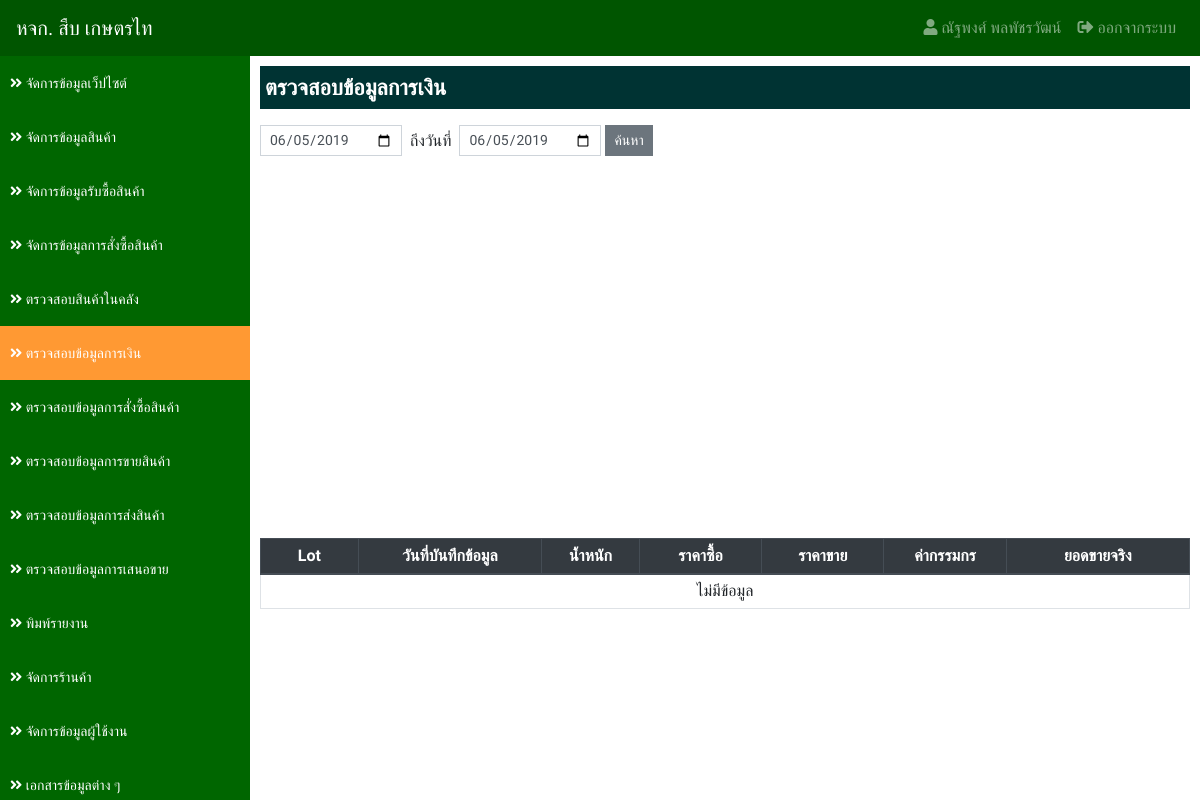
/?app=datatransfer&action=finance (signed in), run on an earlier commit of the app's database.
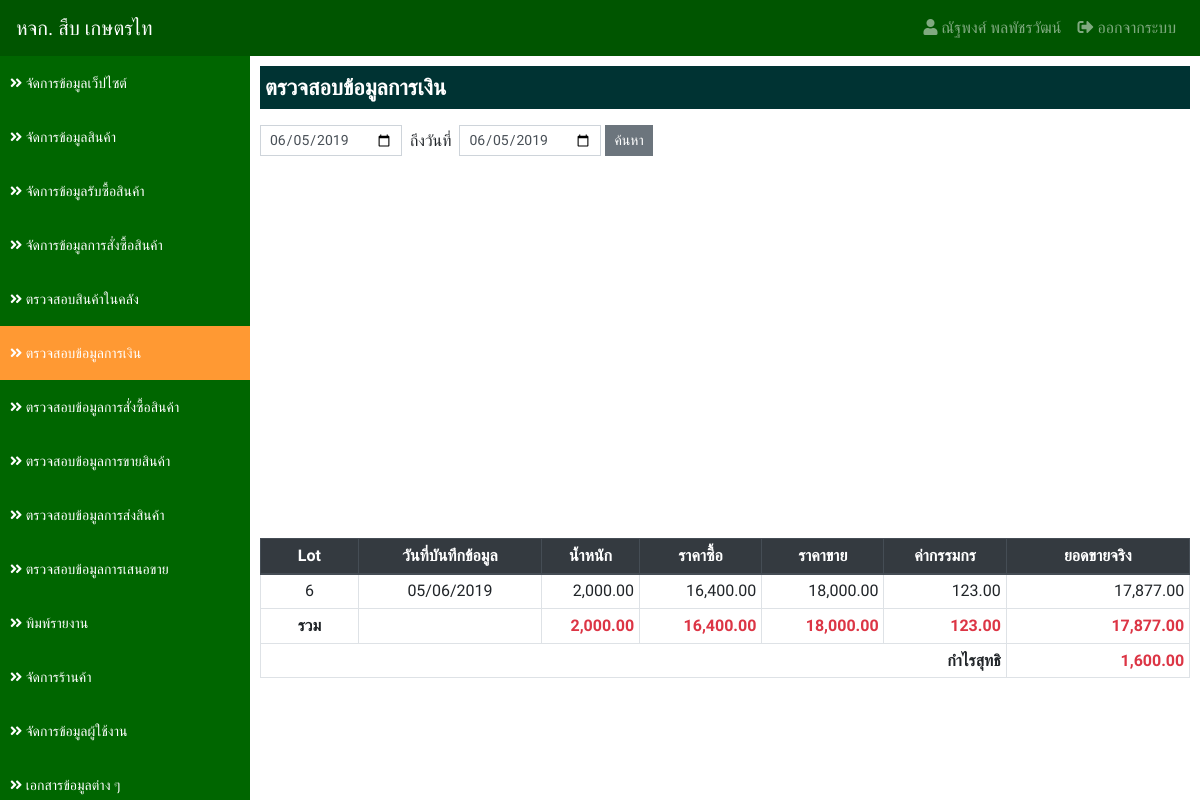
And on a later commit of the database.
### tables this page shows
CREATE TABLE `order_tb` (
  `order_id` int(11) NOT NULL,
  `products_id` int(11) NOT NULL,
  `store_id` int(11) NOT NULL,
  `order_weight` decimal(10,2) NOT NULL,
  `order_price_sale` decimal(10,2) NOT NULL,
  `order_price_buy` decimal(10,2) NOT NULL,
  `order_price_transfer` decimal(10,2) NOT NULL,
  `order_date_transfer` datetime NOT NULL,
  `order_status` int(2) NOT NULL COMMENT 'สถานะ 1.รออนุมัติการสั่งซื้อ 2.อนุมัติการสั่งซื้อ 3.กำลังเตรียมสินค้า',
  `order_fitdate_cancel` datetime NOT NULL,
  `order_fitdate` datetime NOT NULL,
  `order_fitby` int(11) NOT NULL
);

### applications/connect_db.php (called while the page is built, shortened)
<?php
    $serveName      = "localhost";
    $userConect     = "root";
    $passConnect    = "";
    $DB             = "sub_data";
    $conn           = new mysqli($serveName, $userConect, $passConnect, $DB);
    $conn->set_charset("utf8");
    $protocol       = (!empty($_SERVER['HTTPS']) && $_SERVER['HTTPS'] !== 'off' || $_SERVER['SERVER_PORT'] == 443) ? "https://" : "http://";
    $domain         = $protocol.$_SERVER['HTTP_HOST']."/project01";
    function select_db($sql) {
        Global $conn;
        return $conn->query($sql);
    }
?>

### applications/datatransfer/finance.php (the view, shortened to what this page needs)
<?php
if (empty($_POST['date_start']) && empty($_POST['date_end'])) {
    $dateStart = date('Y-m-d');
    $dateEnd = date('Y-m-d');
} else {
    $dateStart = $_POST['date_start'];
    $dateEnd = $_POST['date_end'];
}
$result = select_db("
    SELECT
        order_tb.*,
        store_tb.store_name
    FROM
        order_tb
    INNER JOIN store_tb ON order_tb.store_id = store_tb.store_id
    WHERE
        order_tb.order_status  >= '2' AND
        order_tb.order_fitdate BETWEEN '$dateStart 00:00:00' AND '$dateEnd 23:59:59'
    ORDER BY
        order_tb.order_fitdate ASC
");
?>
<div class="detail">
    <p class="title">ตรวจสอบข้อมูลการเงิน</p>
    <form action="" class="form-inline" method="POST">
        <div class="input-group mb-3">
            <input type="date" name="date_start" value="<?=$dateStart?>" class="form-control form-control-sm">
            <div class="mt-1">&nbsp; ถึงวันที่ &nbsp;</div>
            <input type="date" name="date_end" value="<?=$dateEnd?>" class="form-control form-control-sm">&nbsp;
            <button type="submit" class="btn btn-secondary btn-sm">ค้นหา</button>
        </div>
    </form>
    <div id="barchart_material" style="width: 100%; height: 350px;" class="mb-3"></div>
    <table class="table table-bordered table-hover table-sm">
        <thead class="thead-dark">
            <tr>
                <th class="text-center" style="width: 80px;">Lot</th>
                <th class="text-center" style="width: 150px;">วันที่บันทึกข้อมูล</th>
                <th class="text-center" style="width: 80px;">น้ำหนัก</th>
                <th class="text-center" style="width: 100px;">ราคาซื้อ</th>
                <th class="text-center" style="width: 100px;">ราคาขาย</th>
                <th class="text-center" style="width: 100px;">ค่ากรรมกร</th>
                <th class="text-center" style="width: 150px;">ยอดขายจริง</th>
            </tr>
        </thead>
        <tbody>
        <?php
            if ($result->num_rows > 0) {
                $buyFinance     = 0;
                $saleFinance    = 0;
                $weightFinance  = 0;
                $otherFinance   = 0;
                $totalFinance   = 0;
                while($row = $result->fetch_assoc()) {
                    $weightFinance  += $row['order_weight'];
                    $buyFinance     += $row['order_weight']*$row['order_price_buy'];
                    $saleFinance    += $row['order_weight']*$row['order_price_sale'];
                    $otherFinance   += $row['order_price_transfer'];
                    $totalFinance   += ($row['order_weight']*$row['order_price_sale']) - $row['order_price_transfer'];
        ?>
            <tr>
                <td class="text-center"><?=$row['order_id']?></td>
                <td class="text-center"><?=date_format(date_create($row['order_fitdate']),"d/m/Y")?></td>
                <td class="text-right"><?=number_format($row['order_weight'],2)?></td>
                <td class="text-right"><?=number_format($row['order_weight']*$row['order_price_buy'],2)?></td>
                <td class="text-right"><?=number_format($row['order_weight']*$row['order_price_sale'],2)?></td>
                <td class="text-right"><?=number_format($row['order_price_transfer'],2)?></td>
                <td class="text-right"><?=number_format(($row['order_weight']*$row['order_price_sale']) - $row['order_price_transfer'],2)?></td>
            </tr>
        <?php } ?>
            <tr>
                <td class="text-center font-weight-bold">รวม</td>
                <td></td>
                <td class="text-right text-danger font-weight-bold"><?=number_format($weightFinance,2)?></td>
                <td class="text-right text-danger font-weight-bold"><?=number_format($buyFinance,2)?></td>
                <td class="text-right text-danger font-weight-bold"><?=number_format($saleFinance,2)?></td>
                <td class="text-right text-danger font-weight-bold"><?=number_format($otherFinance,2)?></td>
                <td class="text-right text-danger font-weight-bold"><?=number_format($totalFinance,2)?></td>
            </tr>
            <tr>
                <td class="text-right font-weight-bold" colspan="6">กำไรสุทธิ</td>
                <td class="text-right text-danger font-weight-bold"><?=number_format($saleFinance - $buyFinance,2)?></td>
            </tr>
        <?php } else { ?>
            <tr>
                <td class="text-center" colspan="7">ไม่มีข้อมูล</td>
            </tr>
        <?php } ?>
        </tbody>
    </table>
</div>

### index.php (shortened to what this page needs)
<?php
include './applications/connect_db.php';
?>
<!DOCTYPE html>
<html lang="en">
<head>
    <link rel="stylesheet" href="https://stackpath.bootstrapcdn.com/bootstrap/4.3.1/css/bootstrap.min.css">
    <link rel="stylesheet" href="https://use.fontawesome.com/releases/v5.8.1/css/all.css">
    <link rel="stylesheet" href="./assets/css/custom.css?v=0.03">
    <link rel="stylesheet" href="./assets/css/login.css?v=0.03">
</head>
<body>
    <?php if (!empty($_SESSION['loginStatus'])) { include './main/dashboard.php'; }?>
</body>
</html>

### main/navbar.php (shortened to what this page needs)
<nav class="navbar fixed-top navbar-expand-lg navbar-dark navbar-custom">
    <a class="navbar-brand" href="<?=$domain?>">หจก. สืบ เกษตรไท</a>
    <div class="collapse navbar-collapse" id="navbarSupportedContent">
        <ul class="navbar-nav">
            <li class="nav-item">
                <a class="nav-link" href="#"><i class="fas fa-user"></i> <?php echo $_SESSION['user_fullname']?></a>
            </li>
            <li class="nav-item">
                <a class="nav-link" href="?action=logout"><i class="fas fa-sign-out-alt"></i> ออกจากระบบ</a>
            </li>
        </ul>
    </div>
</nav>
<div class="sidebar">
    <ul class="sidebar-list">
    <?php if ($_SESSION['user_type'] == 1) { ?>
        <li class="<?php if($action == 'list'){echo "active";}?>">
            <a href="?app=detail&action=list"><i class="fas fa-angle-double-right"></i> จัดการข้อมูลเว็ปไซต์</a>
        </li>
        <li class="<?php if($action == 'products_list' || $action == 'products_add' || $action == 'products_edit'){echo "active";}?>">
            <a href="?app=products&action=products_list"><i class="fas fa-angle-double-right"></i> จัดการข้อมูลสินค้า</a>
        </li>
        <li class="<?php if($action == 'list_buy'){echo "active";}?>">
            <a href="?app=orderbuy&action=list_buy"><i class="fas fa-angle-double-right"></i> จัดการข้อมูลรับซื้อสินค้า</a>
        </li>
        <li class="<?php if($action == 'order_list_advance_admin'){echo "active";}?>">
            <a href="?app=order&action=order_list_advance_admin"><i class="fas fa-angle-double-right"></i> จัดการข้อมูลการสั่งซื้อสินค้า</a>
        </li>
        <li class="<?php if($action == 'stock'){echo "active";}?>">
            <a href="?app=datatransfer&action=stock"><i class="fas fa-angle-double-right"></i> ตรวจสอบสินค้าในคลัง</a>
        </li>
        <li class="<?php if($action == 'finance'){echo "active";}?>">
            <a href="?app=datatransfer&action=finance"><i class="fas fa-angle-double-right"></i> ตรวจสอบข้อมูลการเงิน</a>
        </li>
        <li class="<?php if($action == 'buy'){echo "active";}?>">
            <a href="?app=datatransfer&action=buy"><i class="fas fa-angle-double-right"></i> ตรวจสอบข้อมูลการสั่งซื้อสินค้า</a>
        </li>
        <li class="<?php if($action == 'sale'){echo "active";}?>">
            <a href="?app=datatransfer&action=sale"><i class="fas fa-angle-double-right"></i> ตรวจสอบข้อมูลการขายสินค้า</a>
        </li>
        <li class="<?php if($action == 'transfer'){echo "active";}?>">
            <a href="?app=datatransfer&action=transfer"><i class="fas fa-angle-double-right"></i> ตรวจสอบข้อมูลการส่งสินค้า</a>
        </li>
        <li class="<?php if($action == 'order_list_sale'){echo "active";}?>">
            <a href="?app=order&action=order_list_sale"><i class="fas fa-angle-double-right"></i> ตรวจสอบข้อมูลการเสนอขาย</a>
        </li>
        <li class="<?php if($action == 'report_list'){echo "active";}?>">
            <a href="?app=reports&action=report_list"><i class="fas fa-angle-double-right"></i> พิมพ์รายงาน</a>
        </li>
        <li class="<?php if($action == 'store_list' || $action == 'store_add' || $action == 'store_edit'){echo "active";}?>">
            <a href="?app=store&action=store_list"><i class="fas fa-angle-double-right"></i> จัดการร้านค้า</a>
        </li>
        <li class="<?php if($action == 'user_list' || $action == 'user_add' || $action == 'user_edit'){echo "active";}?>">
            <a href="?app=user&action=user_list"><i class="fas fa-angle-double-right"></i> จัดการข้อมูลผู้ใช้งาน</a>
        </li>
        <li class="<?php if($action == 'document'){echo "active";}?>">
            <a href="?app=documents&action=document"><i class="fas fa-angle-double-right"></i> เอกสารข้อมูลต่าง ๆ</a>
        </li>
    <?php } ?>
    </ul>
</div>

### main/dashboard.php (shortened to what this page needs)
<?php
    $app    = (!empty($_GET['app']))?'/'.$_GET['app'].'/':'/';
    $action = (!empty($_GET['action']))?$_GET['action']:'main';
    include './main/navbar.php';
?>
<div class="content">
<?php
    include './applications'.$app.$action.'.php';
?>
</div>

### assets/css/custom.css (style rules this page uses)
html { overflow-x: hidden; }
body { font-family: 'Niramit', sans-serif; }
.form-control, .btn { border-radius: 0px; }
.navbar-custom { background-color: #005500; }
.sidebar { position: fixed; top: 0; left: 0; background-color: #006600; width: 250px; height: 100vh; padding: 56px 0 0; overflow: scroll; overflow-x: hidden; }
.sidebar-list { padding: 0; list-style: none; }
.sidebar-list li { cursor: pointer; padding: 15px 10px; color: #FFF; }
.sidebar-list li a { color: #FFF; text-decoration: none; font-size: 14px; }
.sidebar-list > .active, .sidebar-list li:hover { background-color: #FF9933; }
.content { padding: 56px 0 0 250px; }
.content > .detail { padding: 10px; }
.content > .detail > .title { font-size: 22px; font-weight: bold; padding: 5px; background-color: #003333; color: #FFF; }

What changed in the data, as far as the page shows it:
added order_tb: order_id "6", order_fitdate "05/06/2019", order_weight "2,000.00", $row['order_weight']*$row['order_price_buy'] "16,400.00", $row['order_weight']*$row['order_price_sale'] "18,000.00", order_price_transfer "123.00", ($row['order_weight']*$row['order_price_sale']) - $row['order_price_transfer'] "17,877.00"
Also different on the page:
$weightFinance: (not shown) → "2,000.00"
$buyFinance: (not shown) → "16,400.00"
$saleFinance: (not shown) → "18,000.00"
$otherFinance: (not shown) → "123.00"
$totalFinance: (not shown) → "17,877.00"
$saleFinance - $buyFinance: (not shown) → "1,600.00"
text no longer shown: "ไม่มีข้อมูล"
text now shown: "รวม กำไรสุทธิ"
